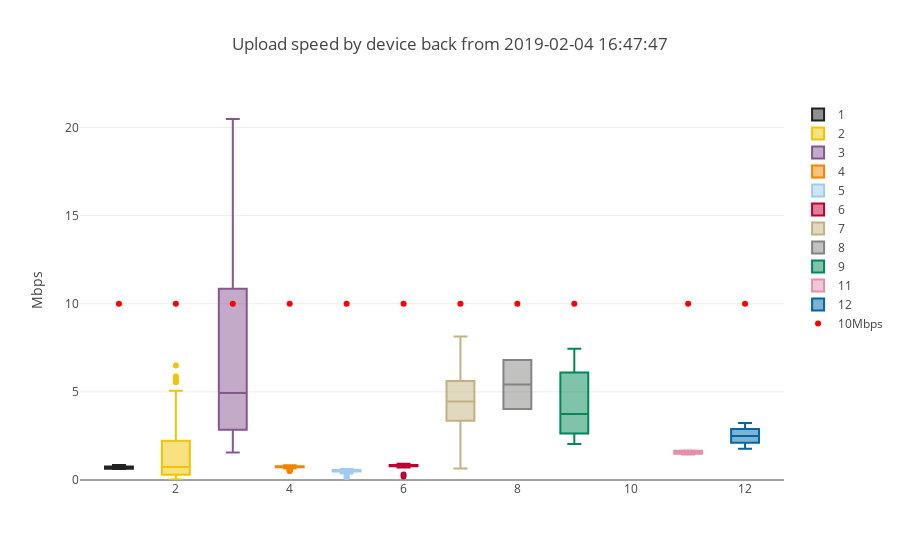

Notebook cell for this chart:
### Code cell
simple_boxplot(dataframe=upload_df,plot_value='UPLOAD',sort_value='SK_PI',
               title="Upload speed by device back from "+ starting_point,
               ytitle="Mbps", uploadline=True)
